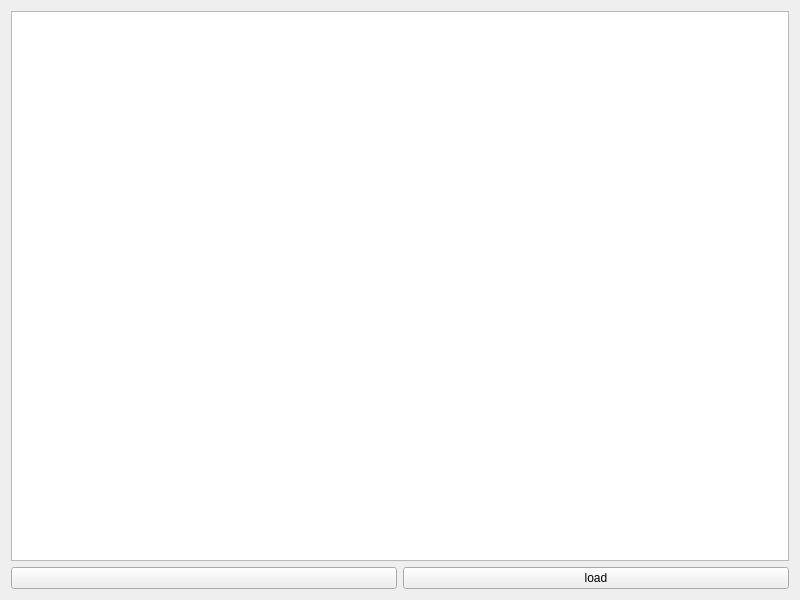
<?xml version="1.0" encoding="UTF-8"?>
<ui version="4.0">
 <class>MainServer</class>
 <widget class="QWidget" name="MainServer">
  <property name="geometry">
   <rect>
    <x>0</x>
    <y>0</y>
    <width>800</width>
    <height>600</height>
   </rect>
  </property>
  <property name="windowTitle">
   <string>MainServer</string>
  </property>
  <layout class="QVBoxLayout" name="verticalLayout_2">
   <item>
    <layout class="QVBoxLayout" name="verticalLayout">
     <item>
      <widget class="QTableView" name="tableView"/>
     </item>
     <item>
      <layout class="QHBoxLayout" name="horizontalLayout">
       <item>
        <widget class="QPushButton" name="pushButton">
         <property name="enabled">
          <bool>true</bool>
         </property>
         <property name="styleSheet">
          <string notr="true">QPushButton:hover {
    background-color: red;
}

QPushButton:checked {
    background-color: rgb(85, 255, 127); 
}</string>
         </property>
         <property name="text">
          <string/>
         </property>
         <property name="icon">
          <iconset>
           <normaloff>../../../doctor - 복사본/build/3D.png</normaloff>
           <activeon>../../../doctor - 복사본/build/manager.png</activeon>../../../doctor - 복사본/build/3D.png</iconset>
         </property>
         <property name="iconSize">
          <size>
           <width>20</width>
           <height>20</height>
          </size>
         </property>
         <property name="checkable">
          <bool>true</bool>
         </property>
         <property name="checked">
          <bool>false</bool>
         </property>
        </widget>
       </item>
       <item>
        <widget class="QPushButton" name="loadButton">
         <property name="text">
          <string>load</string>
         </property>
        </widget>
       </item>
      </layout>
     </item>
    </layout>
   </item>
  </layout>
 </widget>
 <resources/>
 <connections/>
</ui>
